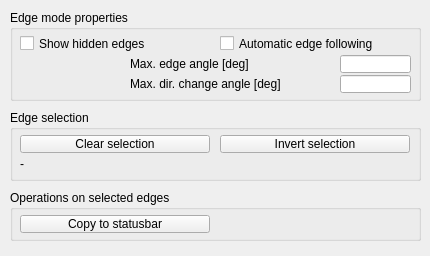
<?xml version="1.0" encoding="UTF-8"?>
<ui version="4.0">
 <class>CQDlgEdgeEdit</class>
 <widget class="QDialog" name="CQDlgEdgeEdit">
  <property name="geometry">
   <rect>
    <x>0</x>
    <y>0</y>
    <width>430</width>
    <height>256</height>
   </rect>
  </property>
  <property name="windowTitle">
   <string>Dialog</string>
  </property>
  <property name="locale">
   <locale language="English" country="UnitedStates"/>
  </property>
  <widget class="QGroupBox" name="groupBox">
   <property name="geometry">
    <rect>
     <x>10</x>
     <y>190</y>
     <width>411</width>
     <height>51</height>
    </rect>
   </property>
   <property name="title">
    <string>Operations on selected edges</string>
   </property>
   <property name="flat">
    <bool>false</bool>
   </property>
   <widget class="QToolButton" name="qqMakePath">
    <property name="geometry">
     <rect>
      <x>10</x>
      <y>25</y>
      <width>190</width>
      <height>18</height>
     </rect>
    </property>
    <property name="focusPolicy">
     <enum>Qt::StrongFocus</enum>
    </property>
    <property name="text">
     <string>Copy to statusbar</string>
    </property>
   </widget>
  </widget>
  <widget class="QGroupBox" name="groupBox_2">
   <property name="geometry">
    <rect>
     <x>10</x>
     <y>10</y>
     <width>411</width>
     <height>91</height>
    </rect>
   </property>
   <property name="title">
    <string>Edge mode properties</string>
   </property>
   <property name="flat">
    <bool>false</bool>
   </property>
   <widget class="QCheckBox" name="qqShowHiddenEdges">
    <property name="geometry">
     <rect>
      <x>10</x>
      <y>25</y>
      <width>191</width>
      <height>17</height>
     </rect>
    </property>
    <property name="focusPolicy">
     <enum>Qt::StrongFocus</enum>
    </property>
    <property name="text">
     <string>Show hidden edges</string>
    </property>
   </widget>
   <widget class="QCheckBox" name="qqAutoFollowing">
    <property name="geometry">
     <rect>
      <x>210</x>
      <y>25</y>
      <width>201</width>
      <height>17</height>
     </rect>
    </property>
    <property name="focusPolicy">
     <enum>Qt::StrongFocus</enum>
    </property>
    <property name="text">
     <string>Automatic edge following</string>
    </property>
   </widget>
   <widget class="QLabel" name="label">
    <property name="geometry">
     <rect>
      <x>120</x>
      <y>45</y>
      <width>211</width>
      <height>18</height>
     </rect>
    </property>
    <property name="text">
     <string>Max. edge angle [deg]</string>
    </property>
   </widget>
   <widget class="QLineEdit" name="qqEdgeAngle">
    <property name="geometry">
     <rect>
      <x>330</x>
      <y>45</y>
      <width>71</width>
      <height>18</height>
     </rect>
    </property>
   </widget>
   <widget class="QLabel" name="label_2">
    <property name="geometry">
     <rect>
      <x>120</x>
      <y>65</y>
      <width>211</width>
      <height>18</height>
     </rect>
    </property>
    <property name="text">
     <string>Max. dir. change angle [deg]</string>
    </property>
   </widget>
   <widget class="QLineEdit" name="qqDirectionChangeAngle">
    <property name="geometry">
     <rect>
      <x>330</x>
      <y>65</y>
      <width>71</width>
      <height>18</height>
     </rect>
    </property>
   </widget>
  </widget>
  <widget class="QGroupBox" name="groupBox_3">
   <property name="geometry">
    <rect>
     <x>10</x>
     <y>110</y>
     <width>411</width>
     <height>71</height>
    </rect>
   </property>
   <property name="title">
    <string>Edge selection</string>
   </property>
   <property name="flat">
    <bool>false</bool>
   </property>
   <widget class="QToolButton" name="qqClearSelection">
    <property name="geometry">
     <rect>
      <x>10</x>
      <y>25</y>
      <width>190</width>
      <height>18</height>
     </rect>
    </property>
    <property name="focusPolicy">
     <enum>Qt::StrongFocus</enum>
    </property>
    <property name="text">
     <string>Clear selection</string>
    </property>
   </widget>
   <widget class="QToolButton" name="qqInvertSelection">
    <property name="geometry">
     <rect>
      <x>210</x>
      <y>25</y>
      <width>190</width>
      <height>18</height>
     </rect>
    </property>
    <property name="focusPolicy">
     <enum>Qt::StrongFocus</enum>
    </property>
    <property name="text">
     <string>Invert selection</string>
    </property>
   </widget>
   <widget class="QLabel" name="qqInfo">
    <property name="geometry">
     <rect>
      <x>10</x>
      <y>45</y>
      <width>401</width>
      <height>18</height>
     </rect>
    </property>
    <property name="text">
     <string>-</string>
    </property>
   </widget>
  </widget>
 </widget>
 <tabstops>
  <tabstop>qqShowHiddenEdges</tabstop>
  <tabstop>qqAutoFollowing</tabstop>
  <tabstop>qqEdgeAngle</tabstop>
  <tabstop>qqDirectionChangeAngle</tabstop>
  <tabstop>qqClearSelection</tabstop>
  <tabstop>qqInvertSelection</tabstop>
  <tabstop>qqMakePath</tabstop>
 </tabstops>
 <resources/>
 <connections/>
</ui>
